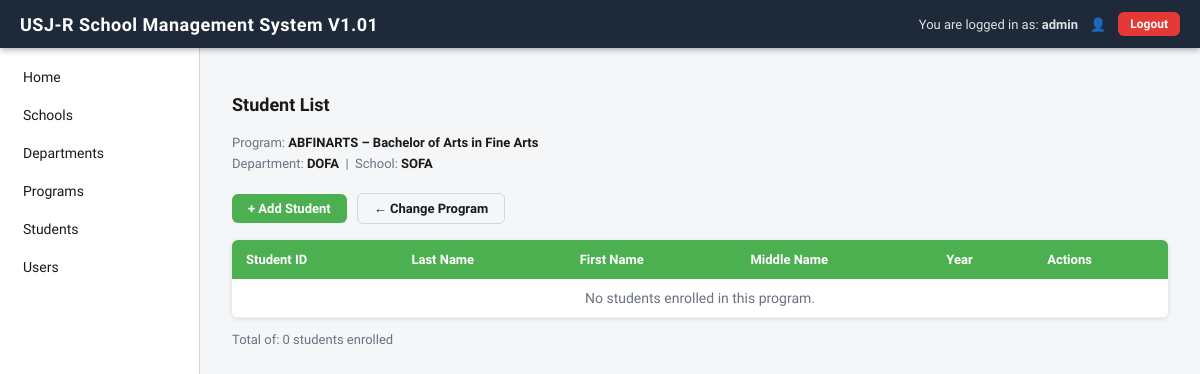
/students/list.php?prog_id=2121001001 (signed in), run on the app's committed database.
### tables this page shows
CREATE TABLE IF NOT EXISTS programs (
    prog_id         INT PRIMARY KEY,
    prog_full_name  VARCHAR(150) NOT NULL,
    prog_short_name VARCHAR(20)  NOT NULL,
    dept_id         INT NOT NULL,
    FOREIGN KEY (dept_id) REFERENCES departments(dept_id)
);

CREATE TABLE IF NOT EXISTS departments (
    dept_id         INT PRIMARY KEY,
    dept_full_name  VARCHAR(150) NOT NULL,
    dept_short_name VARCHAR(20)  NOT NULL,
    school_id       INT NOT NULL,
    FOREIGN KEY (school_id) REFERENCES schools(school_id)
);

CREATE TABLE IF NOT EXISTS schools (
    school_id   INT PRIMARY KEY,
    school_full_name  VARCHAR(150) NOT NULL,
    school_short_name VARCHAR(20)  NOT NULL
);

### includes/auth.php (called while the page is built, shortened)
<?php
function can($needed) {
    $roles = ['Viewer'=>1, 'Remover'=>2, 'Updater'=>3, 'Creator'=>4, 'Administrator'=>5];
    $current = $_SESSION['user_role'] ?? 'Viewer';
    return ($roles[$current] ?? 0) >= ($roles[$needed] ?? 99);
}
?>

### students/list.php (the view, shortened to what this page needs)
<?php
require_once '../includes/auth.php';
require_once '../config/db.php';
$prog_id = $_GET['prog_id'] ?? '';
$progStmt = $pdo->prepare("
    SELECT p.*, d.dept_short_name, s.school_short_name
    FROM programs p
    JOIN departments d ON d.dept_id = p.dept_id
    JOIN schools s ON s.school_id = d.school_id
    WHERE p.prog_id = ?
");
$progStmt->execute([$prog_id]);
$program = $progStmt->fetch();
$stmt = $pdo->prepare("
    SELECT * FROM students WHERE prog_id = ?
    ORDER BY student_last_name, student_first_name ASC
");
$stmt->execute([$prog_id]);
$students = $stmt->fetchAll();
$total = count($students);
include '../includes/header.php';
?>
<p class="page-title">Student List</p>
<p class="page-subtitle">
    Program: <strong><?= htmlspecialchars($program['prog_short_name']) ?> – <?= htmlspecialchars($program['prog_full_name']) ?></strong><br>
    Department: <strong><?= htmlspecialchars($program['dept_short_name']) ?></strong> &nbsp;|&nbsp;
    School: <strong><?= htmlspecialchars($program['school_short_name']) ?></strong>
</p>
<div class="action-bar">
    <?php if (can('Creator')): ?>
        <a href="create.php?prog_id=<?= urlencode($prog_id) ?>" class="btn btn-green">+ Add Student</a>
    <?php endif; ?>
    <a href="select.php" class="btn btn-outline">← Change Program</a>
</div>
<table class="data-table">
    <thead>
        <tr>
            <th>Student ID</th>
            <th>Last Name</th>
            <th>First Name</th>
            <th>Middle Name</th>
            <th>Year</th>
            <th>Actions</th>
        </tr>
    </thead>
    <tbody>
    <?php if ($students): ?>
        <?php foreach ($students as $s): ?>
        <tr>
            <td><?= htmlspecialchars($s['student_id']) ?></td>
            <td><?= htmlspecialchars($s['student_last_name']) ?></td>
            <td><?= htmlspecialchars($s['student_first_name']) ?></td>
            <td><?= htmlspecialchars($s['student_middle_name'] ?? '—') ?></td>
            <td><?= htmlspecialchars($s['student_year']) ?></td>
            <td style="display:flex;gap:6px;flex-wrap:wrap;">
                <?php if (can('Updater')): ?>
                    <a href="update.php?student_id=<?= urlencode($s['student_id']) ?>&prog_id=<?= urlencode($prog_id) ?>"
                       class="btn btn-green btn-sm">✎ Update</a>
                <?php endif; ?>
                <?php if (can('Remover')): ?>
                    <a href="delete.php?student_id=<?= urlencode($s['student_id']) ?>&prog_id=<?= urlencode($prog_id) ?>"
                       class="btn btn-red btn-sm"
                       onclick="return confirm('Delete this student record?');">🗑 Delete</a>
                <?php endif; ?>
            </td>
        </tr>
        <?php endforeach; ?>
    <?php else: ?>
        <tr><td colspan="6" style="text-align:center;color:var(--muted);">No students enrolled in this program.</td></tr>
    <?php endif; ?>
    </tbody>
</table>
<div class="table-footer">
    <span>Total of: <?= $total ?> student<?= $total !== 1 ? 's' : '' ?> enrolled</span>
</div>
<?php include '../includes/footer.php'; ?>

### assets/style.css (style rules this page uses)
:root { --navy: #1e2a3a; --green: #4caf50; --green-dark: #388e3c; --orange: #f5a623; --red: #e53935; --red-dark: #c62828; --gray-bg: #f4f6f8; --sidebar-w: 200px; --header-h: 48px; --border: #d0d7de; --text: #1a1a1a; --muted: #6b7280; --white: #ffffff; --radius: 6px; --shadow: 0 1px 4px rgba(0,0,0,.12); }
*, *::before, *::after { box-sizing: border-box; margin: 0; padding: 0; }
body { font-family: 'Source Sans 3', sans-serif; font-size: 15px; background: var(--gray-bg); color: var(--text); min-height: 100vh; }
a { color: inherit; text-decoration: none; }
.btn { display: inline-flex; align-items: center; gap: 6px; padding: 7px 16px; border-radius: var(--radius); font-size: 13px; font-weight: 600; border: none; cursor: pointer; transition: background .15s, opacity .15s; text-decoration: none; font-family: inherit; }
.btn-green { background: var(--green); color: var(--white); }
.btn-outline { background: transparent; border: 1px solid var(--border); color: var(--text); }
.page-title { font-size: 18px; font-weight: 700; margin-bottom: 18px; }
.page-subtitle { font-size: 13px; color: var(--muted); margin-bottom: 18px; line-height: 1.6; }
.page-subtitle strong { color: var(--text); font-weight: 700; }
.action-bar { display: flex; align-items: center; gap: 10px; margin-bottom: 16px; flex-wrap: wrap; }
.data-table { width: 100%; border-collapse: collapse; background: var(--white); border-radius: var(--radius); overflow: hidden; box-shadow: var(--shadow); font-size: 14px; }
.data-table thead tr { background: var(--green); color: var(--white); }
.data-table thead th { padding: 12px 14px; font-weight: 700; text-align: left; font-size: 13px; }
.data-table tbody td { padding: 11px 14px; border-bottom: 1px solid #f0f0f0; }
.table-footer { display: flex; justify-content: space-between; align-items: center; margin-top: 14px; font-size: 13px; color: var(--muted); }

### data on the page
programs: prog_short_name "ABFINARTS", prog_full_name "Bachelor of Arts in Fine Arts", dept.dept_short_name "DOFA", schools.school_short_name "SOFA"

### other printed values
$_SESSION['user_name'] "admin"
$total "0"
